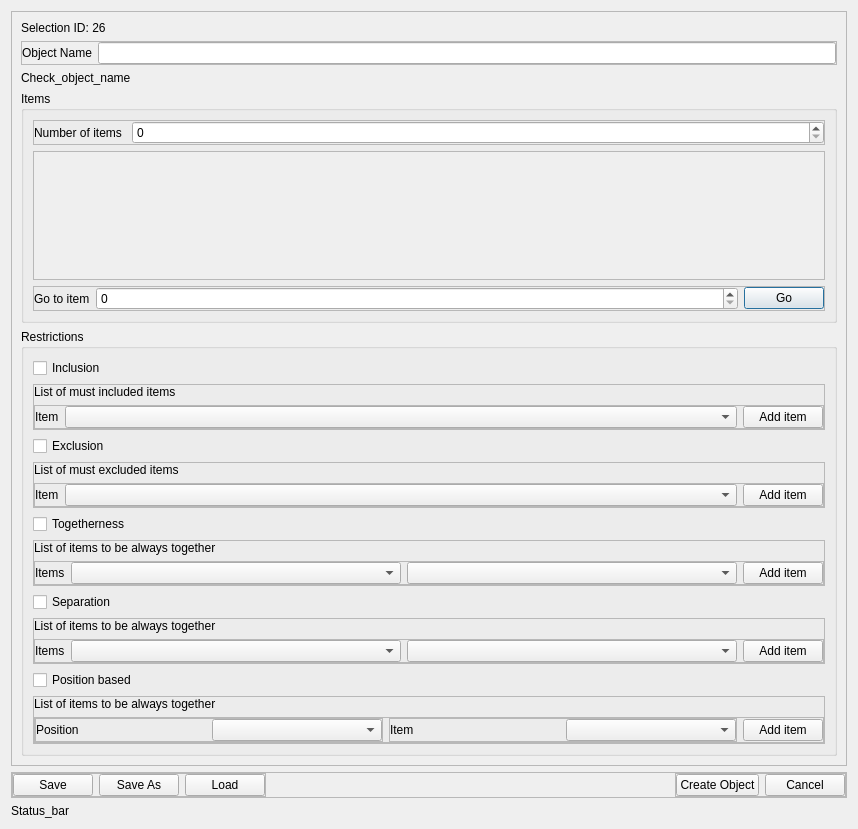
<?xml version="1.0" encoding="UTF-8"?>
<ui version="4.0">
 <class>Dialog</class>
 <widget class="QDialog" name="Dialog">
  <property name="geometry">
   <rect>
    <x>0</x>
    <y>0</y>
    <width>858</width>
    <height>829</height>
   </rect>
  </property>
  <property name="windowTitle">
   <string>Dialog</string>
  </property>
  <layout class="QVBoxLayout" name="verticalLayout">
   <item>
    <widget class="QScrollArea" name="scrollArea_2">
     <property name="widgetResizable">
      <bool>true</bool>
     </property>
     <widget class="QWidget" name="scrollAreaWidgetContents">
      <property name="geometry">
       <rect>
        <x>0</x>
        <y>0</y>
        <width>838</width>
        <height>753</height>
       </rect>
      </property>
      <layout class="QVBoxLayout" name="verticalLayout_2">
       <item>
        <widget class="QLabel" name="label_2">
         <property name="sizePolicy">
          <sizepolicy hsizetype="Expanding" vsizetype="Fixed">
           <horstretch>0</horstretch>
           <verstretch>0</verstretch>
          </sizepolicy>
         </property>
         <property name="text">
          <string>Selection ID: 26</string>
         </property>
        </widget>
       </item>
       <item>
        <widget class="QFrame" name="frame_6">
         <property name="sizePolicy">
          <sizepolicy hsizetype="Expanding" vsizetype="Fixed">
           <horstretch>0</horstretch>
           <verstretch>0</verstretch>
          </sizepolicy>
         </property>
         <property name="locale">
          <locale language="English" country="UnitedStates"/>
         </property>
         <property name="frameShape">
          <enum>QFrame::Shape::StyledPanel</enum>
         </property>
         <property name="frameShadow">
          <enum>QFrame::Shadow::Raised</enum>
         </property>
         <layout class="QHBoxLayout" name="horizontalLayout_7">
          <property name="leftMargin">
           <number>0</number>
          </property>
          <property name="topMargin">
           <number>0</number>
          </property>
          <property name="rightMargin">
           <number>0</number>
          </property>
          <property name="bottomMargin">
           <number>0</number>
          </property>
          <item>
           <widget class="QLabel" name="label_6">
            <property name="text">
             <string>Object Name</string>
            </property>
           </widget>
          </item>
          <item>
           <widget class="QLineEdit" name="lineEdit_3"/>
          </item>
         </layout>
        </widget>
       </item>
       <item>
        <widget class="QLabel" name="label_5">
         <property name="sizePolicy">
          <sizepolicy hsizetype="Expanding" vsizetype="Fixed">
           <horstretch>0</horstretch>
           <verstretch>0</verstretch>
          </sizepolicy>
         </property>
         <property name="text">
          <string>Check_object_name</string>
         </property>
         <property name="wordWrap">
          <bool>true</bool>
         </property>
        </widget>
       </item>
       <item>
        <widget class="QGroupBox" name="groupBox_2">
         <property name="title">
          <string>Items</string>
         </property>
         <layout class="QVBoxLayout" name="verticalLayout_4">
          <item>
           <widget class="QFrame" name="frame_10">
            <property name="sizePolicy">
             <sizepolicy hsizetype="Expanding" vsizetype="Fixed">
              <horstretch>0</horstretch>
              <verstretch>0</verstretch>
             </sizepolicy>
            </property>
            <property name="frameShape">
             <enum>QFrame::Shape::StyledPanel</enum>
            </property>
            <property name="frameShadow">
             <enum>QFrame::Shadow::Raised</enum>
            </property>
            <layout class="QHBoxLayout" name="horizontalLayout_9">
             <property name="spacing">
              <number>10</number>
             </property>
             <property name="leftMargin">
              <number>0</number>
             </property>
             <property name="topMargin">
              <number>0</number>
             </property>
             <property name="rightMargin">
              <number>0</number>
             </property>
             <property name="bottomMargin">
              <number>0</number>
             </property>
             <item>
              <widget class="QLabel" name="label_9">
               <property name="sizePolicy">
                <sizepolicy hsizetype="Maximum" vsizetype="Preferred">
                 <horstretch>0</horstretch>
                 <verstretch>0</verstretch>
                </sizepolicy>
               </property>
               <property name="text">
                <string>Number of items</string>
               </property>
              </widget>
             </item>
             <item>
              <widget class="QSpinBox" name="spin_box_3"/>
             </item>
            </layout>
           </widget>
          </item>
          <item>
           <widget class="QScrollArea" name="scrollArea">
            <property name="widgetResizable">
             <bool>true</bool>
            </property>
            <widget class="QWidget" name="widget">
             <property name="geometry">
              <rect>
               <x>0</x>
               <y>0</y>
               <width>798</width>
               <height>111</height>
              </rect>
             </property>
             <layout class="QVBoxLayout" name="verticalLayout_5"/>
            </widget>
           </widget>
          </item>
          <item>
           <widget class="QFrame" name="frame_13">
            <property name="frameShape">
             <enum>QFrame::Shape::StyledPanel</enum>
            </property>
            <property name="frameShadow">
             <enum>QFrame::Shadow::Raised</enum>
            </property>
            <layout class="QHBoxLayout" name="horizontalLayout_12" stretch="0,7,0">
             <property name="leftMargin">
              <number>0</number>
             </property>
             <property name="topMargin">
              <number>0</number>
             </property>
             <property name="rightMargin">
              <number>0</number>
             </property>
             <property name="bottomMargin">
              <number>0</number>
             </property>
             <item>
              <widget class="QLabel" name="label_4">
               <property name="text">
                <string>Go to item</string>
               </property>
              </widget>
             </item>
             <item>
              <widget class="QSpinBox" name="spinBox"/>
             </item>
             <item>
              <widget class="QPushButton" name="pushButton_3">
               <property name="text">
                <string>Go</string>
               </property>
              </widget>
             </item>
            </layout>
           </widget>
          </item>
         </layout>
        </widget>
       </item>
       <item>
        <widget class="QGroupBox" name="groupBox">
         <property name="title">
          <string>Restrictions</string>
         </property>
         <layout class="QVBoxLayout" name="verticalLayout_3">
          <item>
           <widget class="QCheckBox" name="checkBox">
            <property name="text">
             <string>Inclusion</string>
            </property>
           </widget>
          </item>
          <item>
           <widget class="QFrame" name="frame">
            <property name="frameShape">
             <enum>QFrame::Shape::StyledPanel</enum>
            </property>
            <property name="frameShadow">
             <enum>QFrame::Shadow::Raised</enum>
            </property>
            <layout class="QVBoxLayout" name="verticalLayout_6">
             <property name="leftMargin">
              <number>0</number>
             </property>
             <property name="topMargin">
              <number>0</number>
             </property>
             <property name="rightMargin">
              <number>0</number>
             </property>
             <property name="bottomMargin">
              <number>0</number>
             </property>
             <item>
              <widget class="QLabel" name="label">
               <property name="text">
                <string>List of must included items</string>
               </property>
              </widget>
             </item>
             <item>
              <widget class="QFrame" name="frame_7">
               <property name="frameShape">
                <enum>QFrame::Shape::StyledPanel</enum>
               </property>
               <property name="frameShadow">
                <enum>QFrame::Shadow::Raised</enum>
               </property>
               <layout class="QHBoxLayout" name="horizontalLayout" stretch="0,7,0">
                <property name="leftMargin">
                 <number>0</number>
                </property>
                <property name="topMargin">
                 <number>0</number>
                </property>
                <property name="rightMargin">
                 <number>0</number>
                </property>
                <property name="bottomMargin">
                 <number>0</number>
                </property>
                <item>
                 <widget class="QLabel" name="label_3">
                  <property name="text">
                   <string>Item</string>
                  </property>
                 </widget>
                </item>
                <item>
                 <widget class="QComboBox" name="comboBox"/>
                </item>
                <item>
                 <widget class="QPushButton" name="pushButton">
                  <property name="text">
                   <string>Add item</string>
                  </property>
                 </widget>
                </item>
               </layout>
              </widget>
             </item>
            </layout>
           </widget>
          </item>
          <item>
           <widget class="QCheckBox" name="checkBox_2">
            <property name="text">
             <string>Exclusion</string>
            </property>
           </widget>
          </item>
          <item>
           <widget class="QFrame" name="frame_2">
            <property name="frameShape">
             <enum>QFrame::Shape::StyledPanel</enum>
            </property>
            <property name="frameShadow">
             <enum>QFrame::Shadow::Raised</enum>
            </property>
            <layout class="QVBoxLayout" name="verticalLayout_7">
             <property name="leftMargin">
              <number>0</number>
             </property>
             <property name="topMargin">
              <number>0</number>
             </property>
             <property name="rightMargin">
              <number>0</number>
             </property>
             <property name="bottomMargin">
              <number>0</number>
             </property>
             <item>
              <widget class="QLabel" name="label_7">
               <property name="text">
                <string>List of must excluded items</string>
               </property>
              </widget>
             </item>
             <item>
              <widget class="QFrame" name="frame_8">
               <property name="frameShape">
                <enum>QFrame::Shape::StyledPanel</enum>
               </property>
               <property name="frameShadow">
                <enum>QFrame::Shadow::Raised</enum>
               </property>
               <layout class="QHBoxLayout" name="horizontalLayout_2" stretch="0,7,0">
                <property name="leftMargin">
                 <number>0</number>
                </property>
                <property name="topMargin">
                 <number>0</number>
                </property>
                <property name="rightMargin">
                 <number>0</number>
                </property>
                <property name="bottomMargin">
                 <number>0</number>
                </property>
                <item>
                 <widget class="QLabel" name="label_8">
                  <property name="text">
                   <string>Item</string>
                  </property>
                 </widget>
                </item>
                <item>
                 <widget class="QComboBox" name="comboBox_2"/>
                </item>
                <item>
                 <widget class="QPushButton" name="pushButton_2">
                  <property name="text">
                   <string>Add item</string>
                  </property>
                 </widget>
                </item>
               </layout>
              </widget>
             </item>
            </layout>
           </widget>
          </item>
          <item>
           <widget class="QCheckBox" name="checkBox_3">
            <property name="text">
             <string>Togetherness</string>
            </property>
           </widget>
          </item>
          <item>
           <widget class="QFrame" name="frame_3">
            <property name="frameShape">
             <enum>QFrame::Shape::StyledPanel</enum>
            </property>
            <property name="frameShadow">
             <enum>QFrame::Shadow::Raised</enum>
            </property>
            <layout class="QVBoxLayout" name="verticalLayout_8">
             <property name="leftMargin">
              <number>0</number>
             </property>
             <property name="topMargin">
              <number>0</number>
             </property>
             <property name="rightMargin">
              <number>0</number>
             </property>
             <property name="bottomMargin">
              <number>0</number>
             </property>
             <item>
              <widget class="QLabel" name="label_10">
               <property name="text">
                <string>List of items to be always together</string>
               </property>
              </widget>
             </item>
             <item>
              <widget class="QFrame" name="frame_9">
               <property name="frameShape">
                <enum>QFrame::Shape::StyledPanel</enum>
               </property>
               <property name="frameShadow">
                <enum>QFrame::Shadow::Raised</enum>
               </property>
               <layout class="QHBoxLayout" name="horizontalLayout_3" stretch="0,5,5,0">
                <property name="leftMargin">
                 <number>0</number>
                </property>
                <property name="topMargin">
                 <number>0</number>
                </property>
                <property name="rightMargin">
                 <number>0</number>
                </property>
                <property name="bottomMargin">
                 <number>0</number>
                </property>
                <item>
                 <widget class="QLabel" name="label_11">
                  <property name="text">
                   <string>Items</string>
                  </property>
                 </widget>
                </item>
                <item>
                 <widget class="QComboBox" name="comboBox_3"/>
                </item>
                <item>
                 <widget class="QComboBox" name="comboBox_4"/>
                </item>
                <item>
                 <widget class="QPushButton" name="pushButton_4">
                  <property name="text">
                   <string>Add item</string>
                  </property>
                 </widget>
                </item>
               </layout>
              </widget>
             </item>
            </layout>
           </widget>
          </item>
          <item>
           <widget class="QCheckBox" name="checkBox_4">
            <property name="text">
             <string>Separation</string>
            </property>
           </widget>
          </item>
          <item>
           <widget class="QFrame" name="frame_4">
            <property name="frameShape">
             <enum>QFrame::Shape::StyledPanel</enum>
            </property>
            <property name="frameShadow">
             <enum>QFrame::Shadow::Raised</enum>
            </property>
            <layout class="QVBoxLayout" name="verticalLayout_9">
             <property name="leftMargin">
              <number>0</number>
             </property>
             <property name="topMargin">
              <number>0</number>
             </property>
             <property name="rightMargin">
              <number>0</number>
             </property>
             <property name="bottomMargin">
              <number>0</number>
             </property>
             <item>
              <widget class="QLabel" name="label_13">
               <property name="text">
                <string>List of items to be always together</string>
               </property>
              </widget>
             </item>
             <item>
              <widget class="QFrame" name="frame_11">
               <property name="frameShape">
                <enum>QFrame::Shape::StyledPanel</enum>
               </property>
               <property name="frameShadow">
                <enum>QFrame::Shadow::Raised</enum>
               </property>
               <layout class="QHBoxLayout" name="horizontalLayout_4" stretch="0,5,5,0">
                <property name="leftMargin">
                 <number>0</number>
                </property>
                <property name="topMargin">
                 <number>0</number>
                </property>
                <property name="rightMargin">
                 <number>0</number>
                </property>
                <property name="bottomMargin">
                 <number>0</number>
                </property>
                <item>
                 <widget class="QLabel" name="label_12">
                  <property name="text">
                   <string>Items</string>
                  </property>
                 </widget>
                </item>
                <item>
                 <widget class="QComboBox" name="comboBox_5"/>
                </item>
                <item>
                 <widget class="QComboBox" name="comboBox_6"/>
                </item>
                <item>
                 <widget class="QPushButton" name="pushButton_5">
                  <property name="text">
                   <string>Add item</string>
                  </property>
                 </widget>
                </item>
               </layout>
              </widget>
             </item>
            </layout>
           </widget>
          </item>
          <item>
           <widget class="QCheckBox" name="checkBox_5">
            <property name="text">
             <string>Position based</string>
            </property>
           </widget>
          </item>
          <item>
           <widget class="QFrame" name="frame_5">
            <property name="frameShape">
             <enum>QFrame::Shape::StyledPanel</enum>
            </property>
            <property name="frameShadow">
             <enum>QFrame::Shadow::Raised</enum>
            </property>
            <layout class="QVBoxLayout" name="verticalLayout_10">
             <property name="leftMargin">
              <number>0</number>
             </property>
             <property name="topMargin">
              <number>0</number>
             </property>
             <property name="rightMargin">
              <number>0</number>
             </property>
             <property name="bottomMargin">
              <number>0</number>
             </property>
             <item>
              <widget class="QLabel" name="label_16">
               <property name="text">
                <string>List of items to be always together</string>
               </property>
              </widget>
             </item>
             <item>
              <widget class="QFrame" name="frame_12">
               <property name="frameShape">
                <enum>QFrame::Shape::StyledPanel</enum>
               </property>
               <property name="frameShadow">
                <enum>QFrame::Shadow::Raised</enum>
               </property>
               <layout class="QHBoxLayout" name="horizontalLayout_6" stretch="1,1,0">
                <property name="leftMargin">
                 <number>0</number>
                </property>
                <property name="topMargin">
                 <number>0</number>
                </property>
                <property name="rightMargin">
                 <number>0</number>
                </property>
                <property name="bottomMargin">
                 <number>0</number>
                </property>
                <item>
                 <widget class="QFrame" name="frame_14">
                  <property name="frameShape">
                   <enum>QFrame::Shape::StyledPanel</enum>
                  </property>
                  <property name="frameShadow">
                   <enum>QFrame::Shadow::Raised</enum>
                  </property>
                  <layout class="QHBoxLayout" name="horizontalLayout_8">
                   <property name="leftMargin">
                    <number>0</number>
                   </property>
                   <property name="topMargin">
                    <number>0</number>
                   </property>
                   <property name="rightMargin">
                    <number>0</number>
                   </property>
                   <property name="bottomMargin">
                    <number>0</number>
                   </property>
                   <item>
                    <widget class="QLabel" name="label_15">
                     <property name="text">
                      <string>Position</string>
                     </property>
                    </widget>
                   </item>
                   <item>
                    <widget class="QComboBox" name="comboBox_9"/>
                   </item>
                  </layout>
                 </widget>
                </item>
                <item>
                 <widget class="QFrame" name="frame_15">
                  <property name="frameShape">
                   <enum>QFrame::Shape::StyledPanel</enum>
                  </property>
                  <property name="frameShadow">
                   <enum>QFrame::Shadow::Raised</enum>
                  </property>
                  <layout class="QHBoxLayout" name="horizontalLayout_10">
                   <property name="leftMargin">
                    <number>0</number>
                   </property>
                   <property name="topMargin">
                    <number>0</number>
                   </property>
                   <property name="rightMargin">
                    <number>0</number>
                   </property>
                   <property name="bottomMargin">
                    <number>0</number>
                   </property>
                   <item>
                    <widget class="QLabel" name="label_17">
                     <property name="text">
                      <string>Item</string>
                     </property>
                    </widget>
                   </item>
                   <item>
                    <widget class="QComboBox" name="comboBox_10"/>
                   </item>
                  </layout>
                 </widget>
                </item>
                <item>
                 <widget class="QPushButton" name="pushButton_7">
                  <property name="text">
                   <string>Add item</string>
                  </property>
                 </widget>
                </item>
               </layout>
              </widget>
             </item>
            </layout>
           </widget>
          </item>
         </layout>
        </widget>
       </item>
      </layout>
     </widget>
    </widget>
   </item>
   <item>
    <widget class="QFrame" name="frame_16">
     <property name="sizePolicy">
      <sizepolicy hsizetype="Expanding" vsizetype="Fixed">
       <horstretch>0</horstretch>
       <verstretch>0</verstretch>
      </sizepolicy>
     </property>
     <property name="frameShape">
      <enum>QFrame::Shape::StyledPanel</enum>
     </property>
     <property name="frameShadow">
      <enum>QFrame::Shadow::Raised</enum>
     </property>
     <layout class="QHBoxLayout" name="horizontalLayout_11">
      <property name="leftMargin">
       <number>0</number>
      </property>
      <property name="topMargin">
       <number>0</number>
      </property>
      <property name="rightMargin">
       <number>0</number>
      </property>
      <property name="bottomMargin">
       <number>0</number>
      </property>
      <item alignment="Qt::AlignmentFlag::AlignLeft">
       <widget class="QFrame" name="frame_17">
        <property name="frameShape">
         <enum>QFrame::Shape::StyledPanel</enum>
        </property>
        <property name="frameShadow">
         <enum>QFrame::Shadow::Raised</enum>
        </property>
        <layout class="QHBoxLayout" name="horizontalLayout_13">
         <property name="leftMargin">
          <number>0</number>
         </property>
         <property name="topMargin">
          <number>0</number>
         </property>
         <property name="rightMargin">
          <number>0</number>
         </property>
         <property name="bottomMargin">
          <number>0</number>
         </property>
         <item>
          <widget class="QPushButton" name="pushButton_8">
           <property name="text">
            <string>Save</string>
           </property>
          </widget>
         </item>
         <item>
          <widget class="QPushButton" name="pushButton_9">
           <property name="text">
            <string>Save As</string>
           </property>
          </widget>
         </item>
         <item>
          <widget class="QPushButton" name="pushButton_10">
           <property name="text">
            <string>Load</string>
           </property>
          </widget>
         </item>
        </layout>
       </widget>
      </item>
      <item alignment="Qt::AlignmentFlag::AlignRight">
       <widget class="QFrame" name="frame_18">
        <property name="frameShape">
         <enum>QFrame::Shape::StyledPanel</enum>
        </property>
        <property name="frameShadow">
         <enum>QFrame::Shadow::Raised</enum>
        </property>
        <layout class="QHBoxLayout" name="horizontalLayout_14" stretch="1,1">
         <property name="leftMargin">
          <number>0</number>
         </property>
         <property name="topMargin">
          <number>0</number>
         </property>
         <property name="rightMargin">
          <number>0</number>
         </property>
         <property name="bottomMargin">
          <number>0</number>
         </property>
         <item>
          <widget class="QPushButton" name="pushButton_11">
           <property name="text">
            <string>Create Object</string>
           </property>
          </widget>
         </item>
         <item>
          <widget class="QPushButton" name="pushButton_12">
           <property name="text">
            <string>Cancel</string>
           </property>
          </widget>
         </item>
        </layout>
       </widget>
      </item>
     </layout>
    </widget>
   </item>
   <item>
    <widget class="QLabel" name="label_18">
     <property name="sizePolicy">
      <sizepolicy hsizetype="Expanding" vsizetype="Fixed">
       <horstretch>0</horstretch>
       <verstretch>0</verstretch>
      </sizepolicy>
     </property>
     <property name="text">
      <string>Status_bar</string>
     </property>
    </widget>
   </item>
  </layout>
 </widget>
 <resources/>
 <connections/>
</ui>
